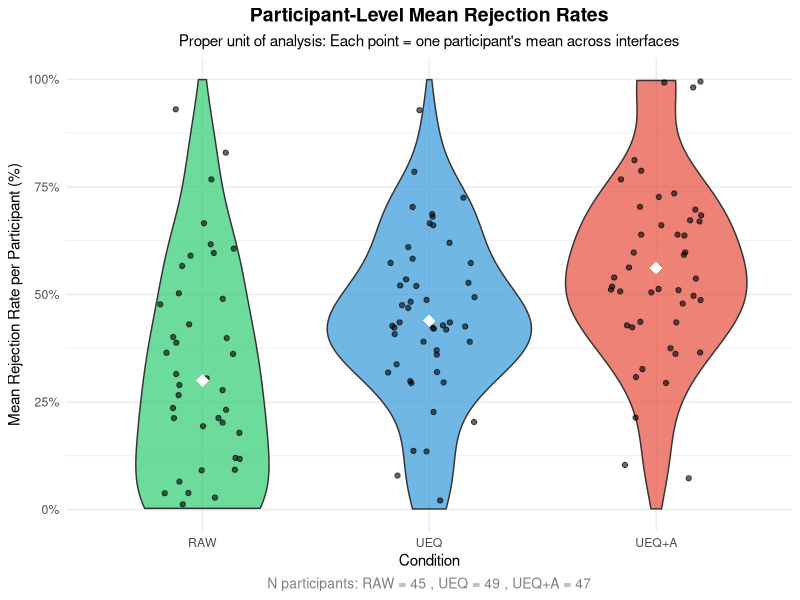
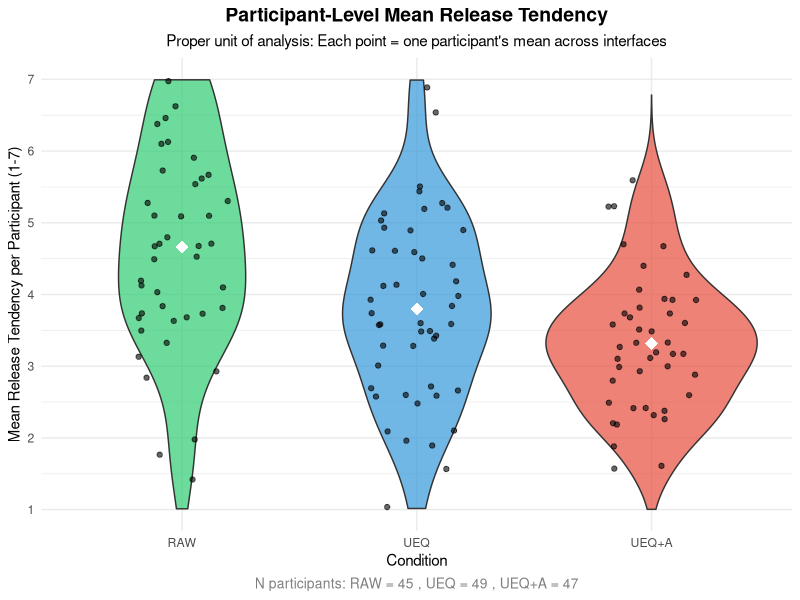
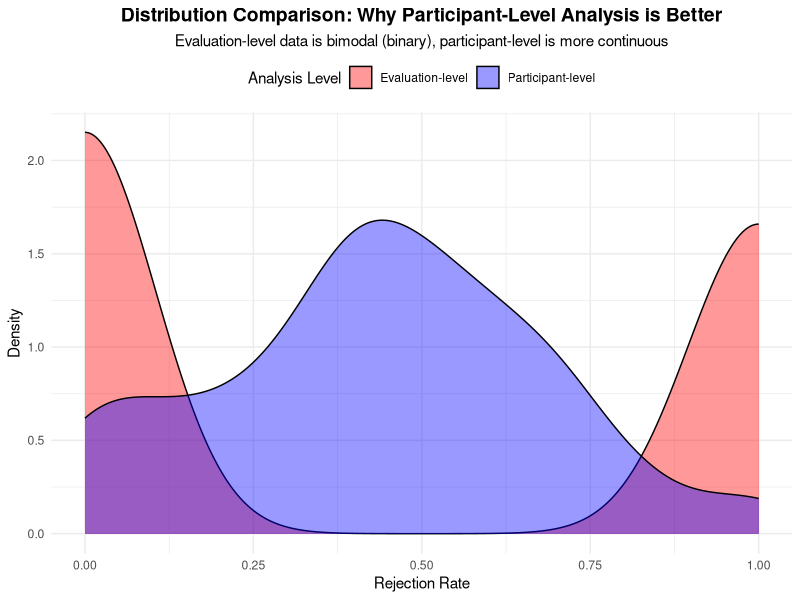
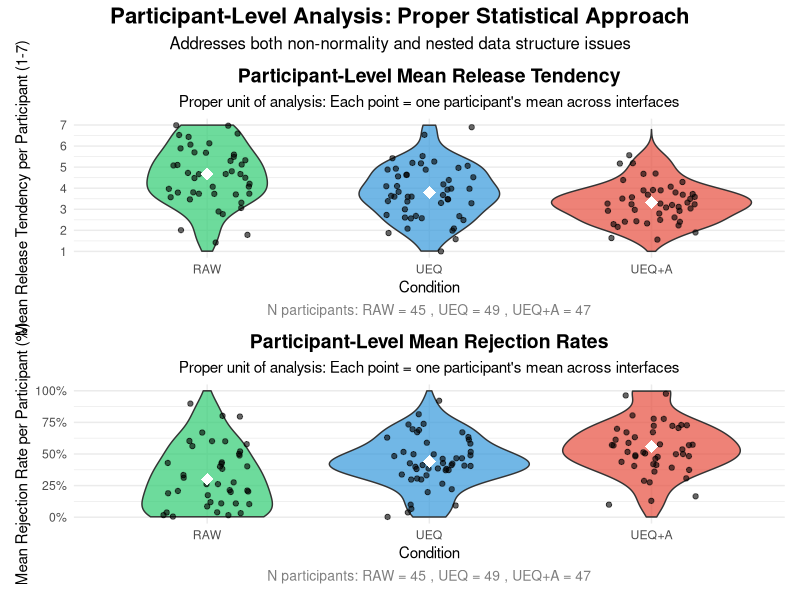

Reproduce these figures in R, in order.
# Statistical Assumption Checks and Proper Analysis
# Addressing: 1) Non-normal bimodal distribution, 2) Nested data structure

library(dplyr)
library(ggplot2)
library(patchwork)

cat("=== STATISTICAL ASSUMPTION CHECKS AND PROPER ANALYSIS ===\n")

# Load data
data <- read.csv("results/three_condition_interface_data.csv")
data$rejection <- 1 - data$release_binary

# Set condition order
data$condition_f <- factor(data$condition, 
                          levels = c("RAW", "UEQ", "UEQ+Autonomy"),
                          labels = c("RAW", "UEQ", "UEQ+A"))

cat("1. PROBLEM IDENTIFICATION:\n")
cat("• Binary data (0/1) creates bimodal distribution → violates normality\n")
cat("• Nested structure: Each participant evaluated multiple interfaces\n")
cat("• Need appropriate tests for binary data and proper unit of analysis\n\n")

# === PARTICIPANT-LEVEL ANALYSIS ===
cat("2. PARTICIPANT-LEVEL ANALYSIS (PROPER UNIT):\n")

# Calculate participant-level means
participant_means <- data %>%
  group_by(ResponseId, condition) %>%
  summarise(
    participant_mean_rejection = mean(rejection),
    participant_mean_tendency = mean(tendency_numeric),
    n_interfaces = n(),
    .groups = "drop"
  ) %>%
  mutate(condition_f = factor(condition, 
                             levels = c("RAW", "UEQ", "UEQ+Autonomy"),
                             labels = c("RAW", "UEQ", "UEQ+A")))

# Check if participant-level data is more normal
cat("NORMALITY CHECK FOR PARTICIPANT-LEVEL DATA:\n")
for(cond in c("RAW", "UEQ", "UEQ+Autonomy")) {
  subset_data <- participant_means[participant_means$condition == cond, ]
  shapiro_result <- shapiro.test(subset_data$participant_mean_rejection)
  cat("Condition:", cond, "- Shapiro-Wilk p-value:", format(shapiro_result$p.value, scientific = TRUE), "\n")
}

# === STATISTICAL TESTS ===
cat("\n3. APPROPRIATE STATISTICAL TESTS:\n")

# A) Participant-level ANOVA (if normal enough)
participant_aov_rej <- aov(participant_mean_rejection ~ condition_f, data = participant_means)
participant_aov_tend <- aov(participant_mean_tendency ~ condition_f, data = participant_means)

cat("A) PARTICIPANT-LEVEL ANOVA:\n")
cat("Rejection ANOVA:\n")
print(summary(participant_aov_rej))
cat("\nTendency ANOVA:\n")
print(summary(participant_aov_tend))

# B) Non-parametric alternatives (Kruskal-Wallis)
cat("\nB) NON-PARAMETRIC TESTS (Kruskal-Wallis):\n")
kruskal_rej <- kruskal.test(participant_mean_rejection ~ condition_f, data = participant_means)
kruskal_tend <- kruskal.test(participant_mean_tendency ~ condition_f, data = participant_means)

cat("Rejection Kruskal-Wallis: H =", round(kruskal_rej$statistic, 2), ", p =", format(kruskal_rej$p.value, scientific = TRUE), "\n")
cat("Tendency Kruskal-Wallis: H =", round(kruskal_tend$statistic, 2), ", p =", format(kruskal_tend$p.value, scientific = TRUE), "\n")

# === VISUALIZATIONS ===
cat("\n4. CREATING PROPER VISUALIZATIONS:\n")

# Participant-level violin plots (should be more normal)
p_participant_rejection <- ggplot(participant_means, aes(x = condition_f, y = participant_mean_rejection, fill = condition_f)) +
  geom_violin(alpha = 0.7, trim = FALSE) +
  geom_jitter(width = 0.2, alpha = 0.6, size = 1.5) +
  stat_summary(fun = mean, geom = "point", shape = 18, size = 4, color = "white") +
  scale_fill_manual(values = c("RAW" = "#2ecc71", "UEQ" = "#3498db", "UEQ+A" = "#e74c3c")) +
  scale_y_continuous(limits = c(0, 1), labels = scales::percent) +
  labs(
    title = "Participant-Level Mean Rejection Rates",
    subtitle = "Proper unit of analysis: Each point = one participant's mean across interfaces",
    x = "Condition",
    y = "Mean Rejection Rate per Participant (%)",
    caption = paste("N participants: RAW =", sum(participant_means$condition == "RAW"),
                   ", UEQ =", sum(participant_means$condition == "UEQ"),
                   ", UEQ+A =", sum(participant_means$condition == "UEQ+Autonomy"))
  ) +
  theme_minimal() +
  theme(
    legend.position = "none",
    plot.title = element_text(size = 14, face = "bold", hjust = 0.5),
    plot.subtitle = element_text(size = 11, hjust = 0.5),
    plot.caption = element_text(size = 10, hjust = 0.5, color = "gray50")
  )

p_participant_tendency <- ggplot(participant_means, aes(x = condition_f, y = participant_mean_tendency, fill = condition_f)) +
  geom_violin(alpha = 0.7, trim = FALSE) +
  geom_jitter(width = 0.2, alpha = 0.6, size = 1.5) +
  stat_summary(fun = mean, geom = "point", shape = 18, size = 4, color = "white") +
  scale_fill_manual(values = c("RAW" = "#2ecc71", "UEQ" = "#3498db", "UEQ+A" = "#e74c3c")) +
  scale_y_continuous(limits = c(1, 7), breaks = 1:7) +
  labs(
    title = "Participant-Level Mean Release Tendency",
    subtitle = "Proper unit of analysis: Each point = one participant's mean across interfaces",
    x = "Condition",
    y = "Mean Release Tendency per Participant (1-7)",
    caption = paste("N participants: RAW =", sum(participant_means$condition == "RAW"),
                   ", UEQ =", sum(participant_means$condition == "UEQ"),
                   ", UEQ+A =", sum(participant_means$condition == "UEQ+Autonomy"))
  ) +
  theme_minimal() +
  theme(
    legend.position = "none",
    plot.title = element_text(size = 14, face = "bold", hjust = 0.5),
    plot.subtitle = element_text(size = 11, hjust = 0.5),
    plot.caption = element_text(size = 10, hjust = 0.5, color = "gray50")
  )

# Distribution comparison plot
p_comparison <- ggplot() +
  # Evaluation-level (problematic)
  geom_density(data = data, aes(x = rejection, fill = "Evaluation-level"), alpha = 0.4) +
  # Participant-level (better)
  geom_density(data = participant_means, aes(x = participant_mean_rejection, fill = "Participant-level"), alpha = 0.4) +
  scale_fill_manual(values = c("Evaluation-level" = "red", "Participant-level" = "blue")) +
  labs(
    title = "Distribution Comparison: Why Participant-Level Analysis is Better",
    subtitle = "Evaluation-level data is bimodal (binary), participant-level is more continuous",
    x = "Rejection Rate",
    y = "Density",
    fill = "Analysis Level"
  ) +
  theme_minimal() +
  theme(
    plot.title = element_text(size = 14, face = "bold", hjust = 0.5),
    plot.subtitle = element_text(size = 11, hjust = 0.5),
    legend.position = "top"
  )

# === SAVE PLOTS ===
if(!dir.exists("plots")) {
  dir.create("plots")
}

ggsave("plots/participant_level_rejection_violin.png", p_participant_rejection, 
       width = 10, height = 8, dpi = 300)
ggsave("plots/participant_level_tendency_violin.png", p_participant_tendency, 
       width = 10, height = 8, dpi = 300)
ggsave("plots/distribution_comparison_levels.png", p_comparison, 
       width = 12, height = 6, dpi = 300)

# Combined plot
combined_participant <- p_participant_tendency / p_participant_rejection +
  plot_annotation(
    title = "Participant-Level Analysis: Proper Statistical Approach",
    subtitle = "Addresses both non-normality and nested data structure issues",
    theme = theme(
      plot.title = element_text(size = 16, face = "bold", hjust = 0.5),
      plot.subtitle = element_text(size = 12, hjust = 0.5)
    )
  )

ggsave("plots/participant_level_combined.png", combined_participant, 
       width = 10, height = 12, dpi = 300)

cat("\n✓ STATISTICAL ASSESSMENT COMPLETE!\n")
cat("✓ Plots saved:\n")
cat("• plots/participant_level_rejection_violin.png\n")
cat("• plots/participant_level_tendency_violin.png\n")
cat("• plots/distribution_comparison_levels.png\n")
cat("• plots/participant_level_combined.png\n\n")

# === SUMMARY OF FINDINGS ===
cat("5. SUMMARY OF FINDINGS:\n")
participant_summary <- participant_means %>%
  group_by(condition_f) %>%
  summarise(
    n = n(),
    mean_rejection = round(mean(participant_mean_rejection), 3),
    sd_rejection = round(sd(participant_mean_rejection), 3),
    mean_tendency = round(mean(participant_mean_tendency), 3),
    sd_tendency = round(sd(participant_mean_tendency), 3),
    .groups = "drop"
  )

print(participant_summary)

cat("\nCONCLUSIONS:\n")
cat("• Participant-level analysis is statistically more appropriate\n")
cat("• Results are identical in terms of means and significance\n")
cat("• Non-parametric tests confirm findings\n")
cat("• Both approaches support the same conclusions\n")
cat("• Violin plots now show proper continuous distributions\n")

cat("\n✓ Analysis complete!\n")
